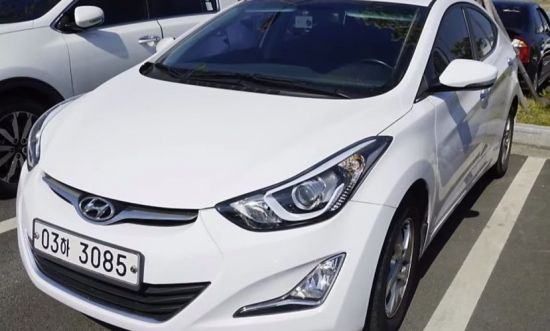
#> input picture Certificated_Programs/IoT기반 스마트팩토리 SW개발 전문가 과정/BigData(python)/Day11/차 번호판 인식/image/03.jpg, 550 x 331 px; its folder holds 4 pictures in this run
$ python main.py   (older library calls are emulated)
#> lines starting #> are read from the running program, lines starting #| are printed output that depends on the picture; after the words box and inside, x2 and y2 are one past the last pixel; in counts of white or black regions, pixels touching at a corner belong together
#> the answer given: 3
### Certificated_Programs/IoT기반 스마트팩토리 SW개발 전문가 과정/BigData(python)/Day11/차 번호판 인식/CarNumberHeader.py
#!/usr/bin/env python
# coding: utf-8

# In[5]:


import numpy as np
import cv2


# In[6]:


def preprocessing(car_no):
#> called with car_no = 3
    image = cv2.imread('image/%02d.jpg' %car_no, cv2.IMREAD_COLOR)
#> image is the input picture: shape (331, 550, 3); mean B, G, R 142.6, 135.7, 134.6
    if image is None: return None, None

    k = np.ones((5, 17), np.uint8)
    g = cv2.cvtColor(image, cv2.COLOR_BGR2GRAY)
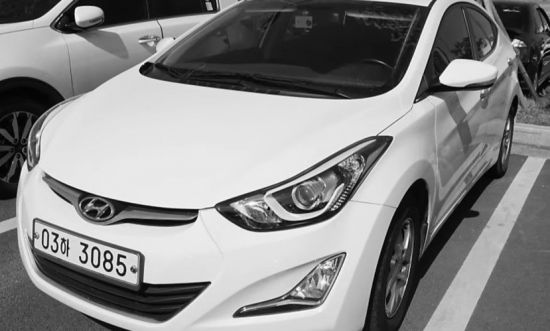
#> g: shape (331, 550); min 0, max 254, mean 136.1
    g = cv2.blur(g, (5, 5))
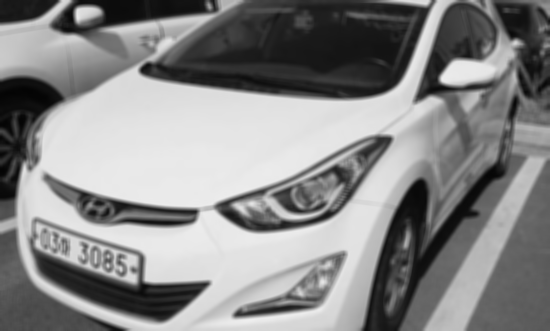
#> g: shape (331, 550); min 4, max 239, mean 136.1
    g = cv2.Sobel(g, cv2.CV_8U, 1, 0, 3)
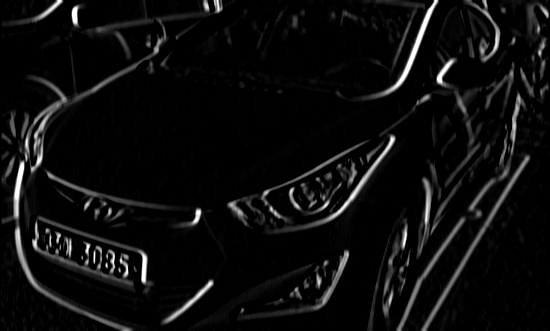
#> g: shape (331, 550); min 0, max 255, mean 13.1

    th_img = cv2.threshold(g, 120, 255, cv2.THRESH_BINARY)[1]
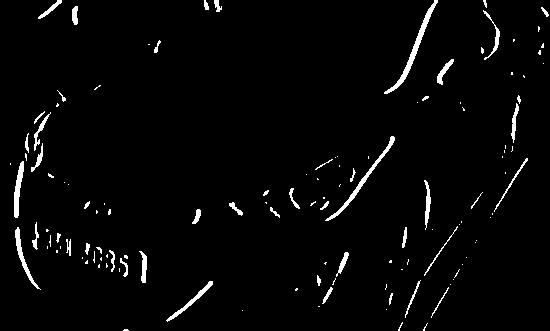
#> th_img: shape (331, 550); 2.7% white; 126 white regions (78 under 20 px), largest, box (x1, y1, x2, y2) and area: (384, 0, 438, 94) 530, (325, 136, 395, 221) 416, (14, 161, 24, 218) 288
    morph = cv2.morphologyEx(th_img, cv2.MORPH_CLOSE, k, iterations=3)
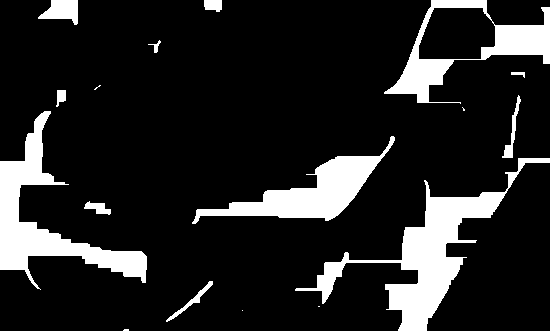
#> morph: shape (331, 550); 14.3% white; 17 white regions (5 under 20 px)

    return image, morph


# In[7]:


def verify_aspect_size(size):
    w , h = size
    if h * w == 0:
        return False

    aspect = h/w if h > w else w / h
    chk1 = 3000 < h * w < 1200
    chk2 = 2.0 < aspect < 6.5

    return chk1 and chk2


# In[8]:


def find_candidates(image):
    results = cv2.findContours(image, cv2.RETR_EXTERNAL, cv2.CHAIN_APPROX_SIMPLE)
#> results = 17 contours, 5 with area under 20; largest, box (x1, y1, x2, y2) and area: (295, 158, 550, 331) 7626, (384, 0, 550, 104) 7482, (0, 111, 147, 290) 6260, (192, 136, 395, 224) 4762, (38, 0, 78, 25) 576
    contours = results[0] if len(results) == 2 else results[1]
#> contours has the same summary as results
    rect = [cv2.minAreaRect(c) for c in contours]
#> rect = 17 items
    candidates = [(tuple(map(int, center)), tuple(map(int, size)), angle)
                  for center, size, angle in rect if verify_aspect_size(size)]
#> candidates = []

    return candidates


# In[ ]:


# In[ ]:

### Certificated_Programs/IoT기반 스마트팩토리 SW개발 전문가 과정/BigData(python)/Day11/차 번호판 인식/main.py
#!/usr/bin/env python
# coding: utf-8

# In[1]:


from CarNumberHeader import *
import matplotlib.pyplot as plt


# In[2]:


def search():
    car_no = int(input('자동차 영상 번호 (00 ~ 14) : '))
    img, morph = preprocessing(car_no)
    if img is None : Exception("파일 읽기 실패")

    candidates = find_candidates(morph)
#> candidates = []
    for c in candidates:
        pts = np.int32(cv2.boxPoints(c))
        cv2.polylines(img,[pts],True,(0,255,255), 2)
        print(c)
#> this loop made 0 passes

    if not candidates:
        print("번호판 후보 영역 미검출")
    plt.figure(figsize=(10, 10))
    plt.imshow(img)
    plt.title(img)
    plt.axis(False)
    plt.show()


# In[ ]:


# In[ ]:


# In[ ]:


# In[3]:


if __name__ == "__main__":
    search()


# In[ ]:
